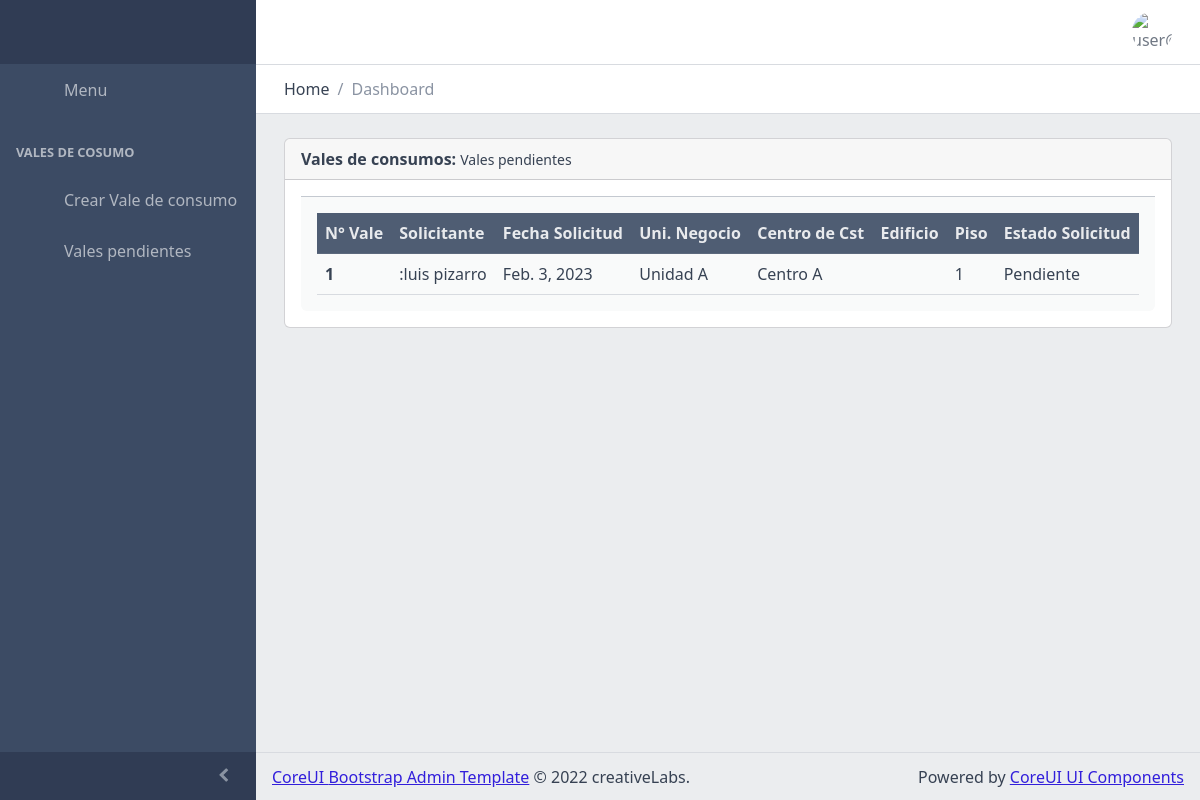
Page /vale_consumo/listar_solicitud/ (signed in) on the committed database.
### vale_consumo/models.py (models this page shows, shortened)
class Solicitud (models.Model):
    id_solicitud = models.AutoField(primary_key=True)
    solicitante = models.ForeignKey(Usuario, on_delete=models.CASCADE)
    fecha_solicitud = models.DateField()
    unidad_negocio = models.ForeignKey(Unidad_Negocio, on_delete=models.CASCADE)
    id_centro_costo = models.ForeignKey(Centro_Costo, on_delete=models.CASCADE)
    piso = models.IntegerField()
    preparador = models.ForeignKey(Usuario, on_delete=models.CASCADE,  blank=True, null=True, related_name="Preparador")
    bodega = models.ForeignKey(Bodega, on_delete=models.CASCADE, blank=True, null=True)
    estado_solicitud = models.CharField(max_length=10, blank=True, null=True, choices=ESTADOS_CHOICES, default=estado_1)
    observacion = models.CharField(max_length=100, blank=True, null=True, choices=OBSERVACIONES_CHOICES, default=obs_1)
    is_active_solicitud = models.CharField(max_length=10, blank=True, null=True, choices=IS_ACTIVE_CHOICES, default=is_active)
    class Meta:
        verbose_name = "Solicitud"
        verbose_name_plural = "Solicitudes"

class Unidad_Negocio (models.Model):
    id_unidad_negocio = models.AutoField(primary_key=True)
    nombre_unidad_negocio = models.CharField(max_length=100, blank=False, null=False)
    is_active_unidad_negocio = models.CharField(max_length=10, blank=False, null=False, choices=IS_ACTIVE_CHOICES, default=is_active)
    def __str__(self):
        return self.nombre_unidad_negocio
    class Meta:
        verbose_name = "Unidad de Negocio"
        verbose_name_plural = "Unidades de Negocios"

class Centro_Costo (models.Model):
    id_centro_costo = models.AutoField(primary_key=True)
    nombre_centro_costo = models.CharField(max_length=100, blank=False, null=False)
    crr = models.IntegerField(blank=False, null=False)
    g_part = models.CharField(max_length=100, blank=False, null=False)
    cc = models.CharField(max_length=100, blank=False, null=False)
    comentario = models.CharField(max_length=100, blank=False, null=False)
    is_active_centro_costo = models.CharField(max_length=10, blank=False, null=False, choices=IS_ACTIVE_CHOICES, default=is_active)
    unidad_negocio = models.ForeignKey(Unidad_Negocio, on_delete=models.CASCADE)
    def __str__(self):
        return self.nombre_centro_costo
    class Meta:
        verbose_name = "Centro de Costo"
        verbose_name_plural = "Centros de Costos"

### usuario/models.py (models this page shows)
class Usuario(AbstractBaseUser, PermissionsMixin):
    username = models.CharField('Nombre de usuario', unique=True, max_length=150)
    email = models.EmailField('Correo electrónico', max_length=254, unique=True)
    nombres = models.CharField(' Nombres', max_length=200, blank=True, null=True)
    apellidos = models.CharField('Apellidos', max_length=200, blank=True, null=True)
    grupo = models.CharField(max_length=40, blank=False, null=False, choices=GRUPO_CHOICES, default="")
    is_active = models.BooleanField(default=True)
    is_staff = models.BooleanField(default=False)
    is_superuser = models.BooleanField(default=False)
    objects = UsuarioManager()
    USERNAME_FIELD = 'username'
    REQUIRED_FIELDS = ['email', 'nombres', 'apellidos']
    def __str__(self):
        return self.grupo+":"+self.nombres + " " +self.apellidos

### vale_consumo/views.py (the view)
# urls.py: path('listar_solicitud/', login_required(ListarSolicitud.as_view()), name = 'listar_solicitud'),
class ListarSolicitud (ListView):
    model = Solicitud
    template_name = "vale_consumo/listar_vale.html"
    context_object_name = 'solicitudes'
    queryset = Solicitud.objects.all()

### templates/vale_consumo/listar_vale.html (shortened to what this page needs)
{% extends "pages/base.html" %}
{% load static%}
{% block contenido%}
<div class="card mb-4">
  <div class="card-header"><strong>Vales de consumos:</strong><span class="small ms-1">Vales pendientes</span></div>
  <div class="card-body">
    <div class="example">
      <div class="tab-content rounded-bottom">
        <div class="tab-pane p-3 active preview" role="tabpanel" id="preview-494">
          {% if solicitudes %}
          <table class="table">
            <thead class="table-dark">
              <tr>
                <th scope="col">N° Vale</th>
                <th scope="col">Solicitante</th>
                <th scope="col">Fecha Solicitud</th>
                <th scope="col">Uni. Negocio</th>
                <th scope="col">Centro de Cst</th>
                <th scope="col">Edificio</th>
                <th scope="col">Piso</th>
                <th scope="col">Estado Solicitud</th>
              </tr>
            </thead>
            <tbody>
              {% for solicitud in solicitudes %}
              <tr>
                <th>{{solicitud.id_solicitud}}</th>
                <td>{{solicitud.solicitante}}</td>
                <td>{{solicitud.fecha_solicitud}}</td>
                <td>{{solicitud.unidad_negocio}}</td>
                <td>{{solicitud.id_centro_costo}}</td>
                <td>{{solicitud.edificio}}</td>
                <td>{{solicitud.piso}}</td>
                <td>{{solicitud.estado_solicitud}}</td>
              </tr>
              {% endfor %}
            </tbody>
          </table>
          {% else %}
          <h1>No tienes vales pendientes</h1>
          {% endif %}
        </div>
      </div>
    </div>
  </div>
</div>
  </div>
</div>
{%endblock contenido%}

### rows in the picture
Solicitud: id_solicitud "1", solicitante ":luis pizarro", fecha_solicitud "Feb. 3, 2023", unidad_negocio "Unidad A", id_centro_costo "Centro A", piso "1", estado_solicitud "Pendiente"
